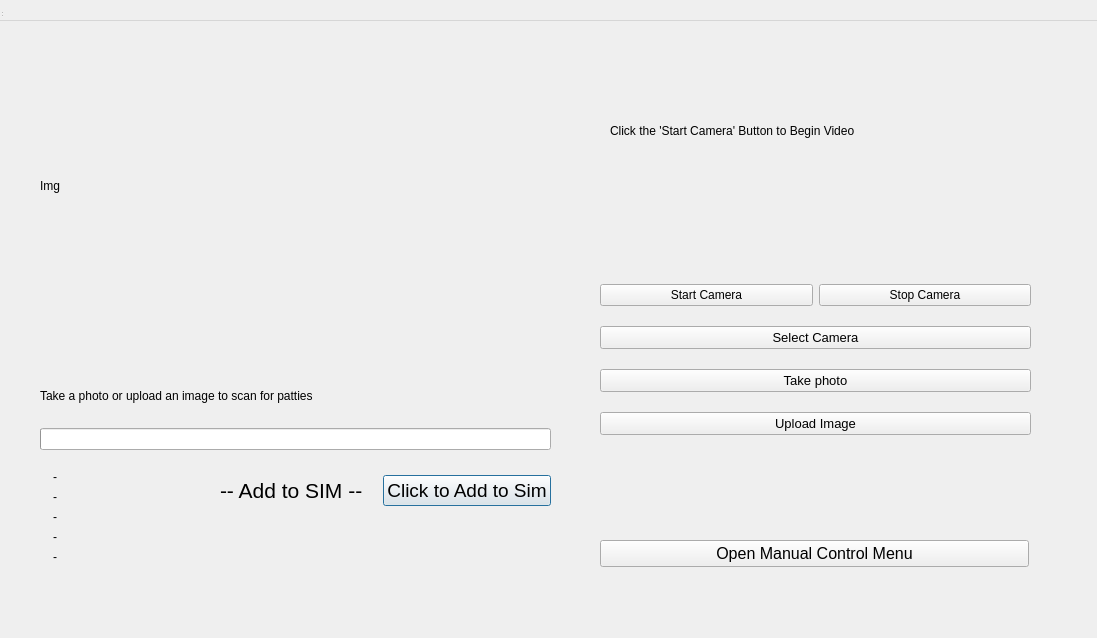
<?xml version="1.0" encoding="UTF-8"?>
<ui version="4.0">
 <class>OutputDialog</class>
 <widget class="QDialog" name="OutputDialog">
  <property name="geometry">
   <rect>
    <x>0</x>
    <y>0</y>
    <width>1097</width>
    <height>638</height>
   </rect>
  </property>
  <property name="windowTitle">
   <string>The LETHIMCOOK SCANNER</string>
  </property>
  <widget class="QWidget" name="centralwidget" native="true">
   <property name="geometry">
    <rect>
     <x>0</x>
     <y>0</y>
     <width>1081</width>
     <height>581</height>
    </rect>
   </property>
   <widget class="QLabel" name="imglabel">
    <property name="geometry">
     <rect>
      <x>40</x>
      <y>30</y>
      <width>511</width>
      <height>311</height>
     </rect>
    </property>
    <property name="text">
     <string>Img</string>
    </property>
   </widget>
   <widget class="QWidget" name="horizontalLayoutWidget">
    <property name="geometry">
     <rect>
      <x>40</x>
      <y>370</y>
      <width>511</width>
      <height>80</height>
     </rect>
    </property>
    <layout class="QHBoxLayout" name="progresslayout">
     <item>
      <layout class="QVBoxLayout" name="verticalLayout_2">
       <item>
        <widget class="QLabel" name="Contours">
         <property name="text">
          <string>Take a photo or upload an image to scan for patties</string>
         </property>
        </widget>
       </item>
       <item>
        <widget class="QProgressBar" name="progress_bar"/>
       </item>
      </layout>
     </item>
     <item>
      <layout class="QHBoxLayout" name="horizontalLayout"/>
     </item>
    </layout>
   </widget>
   <widget class="QWidget" name="data">
    <property name="geometry">
     <rect>
      <x>40</x>
      <y>470</y>
      <width>160</width>
      <height>101</height>
     </rect>
    </property>
    <layout class="QFormLayout" name="formLayout">
     <item row="0" column="0">
      <widget class="QLabel" name="c1label">
       <property name="text">
        <string></string>
       </property>
      </widget>
     </item>
     <item row="1" column="0">
      <widget class="QLabel" name="c2label">
       <property name="text">
        <string></string>
       </property>
      </widget>
     </item>
     <item row="2" column="0">
      <widget class="QLabel" name="c3_label">
       <property name="text">
        <string></string>
       </property>
      </widget>
     </item>
     <item row="3" column="0">
      <widget class="QLabel" name="c4_label">
       <property name="text">
        <string></string>
       </property>
      </widget>
     </item>
     <item row="4" column="0">
      <widget class="QLabel" name="c5_label">
       <property name="text">
        <string></string>
       </property>
      </widget>
     </item>
     <item row="0" column="1">
      <widget class="QLabel" name="c1_value">
       <property name="text">
        <string>-</string>
       </property>
      </widget>
     </item>
     <item row="1" column="1">
      <widget class="QLabel" name="c2_value">
       <property name="text">
        <string>-</string>
       </property>
      </widget>
     </item>
     <item row="2" column="1">
      <widget class="QLabel" name="c3_value">
       <property name="text">
        <string>-</string>
       </property>
      </widget>
     </item>
     <item row="3" column="1">
      <widget class="QLabel" name="c4_value">
       <property name="text">
        <string>-</string>
       </property>
      </widget>
     </item>
     <item row="4" column="1">
      <widget class="QLabel" name="c5_value">
       <property name="text">
        <string>-</string>
       </property>
      </widget>
     </item>
    </layout>
   </widget>
   <widget class="QWidget" name="horizontalLayoutWidget_2">
    <property name="geometry">
     <rect>
      <x>220</x>
      <y>470</y>
      <width>331</width>
      <height>41</height>
     </rect>
    </property>
    <layout class="QHBoxLayout" name="horizontalLayout_2">
     <item>
      <widget class="QLabel" name="ComponentLabel">
       <property name="font">
        <font>
         <pointsize>16</pointsize>
        </font>
       </property>
       <property name="text">
        <string>-- Add to SIM --</string>
       </property>
      </widget>
     </item>
     <item>
      <widget class="QPushButton" name="ComponentValue">
       <property name="font">
        <font>
         <pointsize>14</pointsize>
        </font>
       </property>
       <property name="text">
        <string>Click to Add to Sim</string>
       </property>
      </widget>
     </item>
    </layout>
   </widget>
   <widget class="QWidget" name="gridLayoutWidget">
    <property name="geometry">
     <rect>
      <x>220</x>
      <y>520</y>
      <width>331</width>
      <height>51</height>
     </rect>
    </property>
   </widget>
   <widget class="QLabel" name="cameralabel">
    <property name="geometry">
     <rect>
      <x>610</x>
      <y>10</y>
      <width>431</width>
      <height>241</height>
     </rect>
    </property>
    <property name="text">
     <string>Click the 'Start Camera' Button to Begin Video</string>
    </property>
   </widget>
   <widget class="QWidget" name="verticalLayoutWidget">
    <property name="geometry">
     <rect>
      <x>600</x>
      <y>270</y>
      <width>431</width>
      <height>181</height>
     </rect>
    </property>
    <layout class="QVBoxLayout" name="verticalLayout">
     <item>
      <layout class="QHBoxLayout" name="horizontalLayout_3">
       <item>
        <widget class="QPushButton" name="beginButton">
         <property name="text">
          <string>Start Camera</string>
         </property>
        </widget>
       </item>
       <item>
        <widget class="QPushButton" name="stopButton">
         <property name="text">
          <string>Stop Camera</string>
         </property>
        </widget>
       </item>
      </layout>
     </item>
     <item>
      <widget class="QPushButton" name="selectCam">
       <property name="font">
        <font>
         <pointsize>10</pointsize>
        </font>
       </property>
       <property name="text">
        <string>Select Camera</string>
       </property>
      </widget>
     </item>
     <item>
      <widget class="QPushButton" name="photoButton">
       <property name="font">
        <font>
         <pointsize>10</pointsize>
        </font>
       </property>
       <property name="text">
        <string>Take photo</string>
       </property>
      </widget>
     </item>
     <item>
      <widget class="QPushButton" name="UploadImageButton">
       <property name="font">
        <font>
         <pointsize>10</pointsize>
        </font>
       </property>
       <property name="text">
        <string>Upload Image</string>
       </property>
      </widget>
     </item>
    </layout>
   </widget>
   <widget class="QPushButton" name="AddSimulatorButton">
    <property name="geometry">
     <rect>
      <x>600</x>
      <y>540</y>
      <width>429</width>
      <height>27</height>
     </rect>
    </property>
    <property name="font">
     <font>
      <pointsize>12</pointsize>
     </font>
    </property>
    <property name="text">
     <string>Open Manual Control Menu</string>
    </property>
   </widget>
  </widget>
  <widget class="QMenuBar" name="menubar">
   <property name="geometry">
    <rect>
     <x>0</x>
     <y>0</y>
     <width>1097</width>
     <height>21</height>
    </rect>
   </property>
  </widget>
  <widget class="QStatusBar" name="statusbar">
   <property name="geometry">
    <rect>
     <x>0</x>
     <y>0</y>
     <width>3</width>
     <height>18</height>
    </rect>
   </property>
  </widget>
 </widget>
 <resources/>
 <connections/>
</ui>
